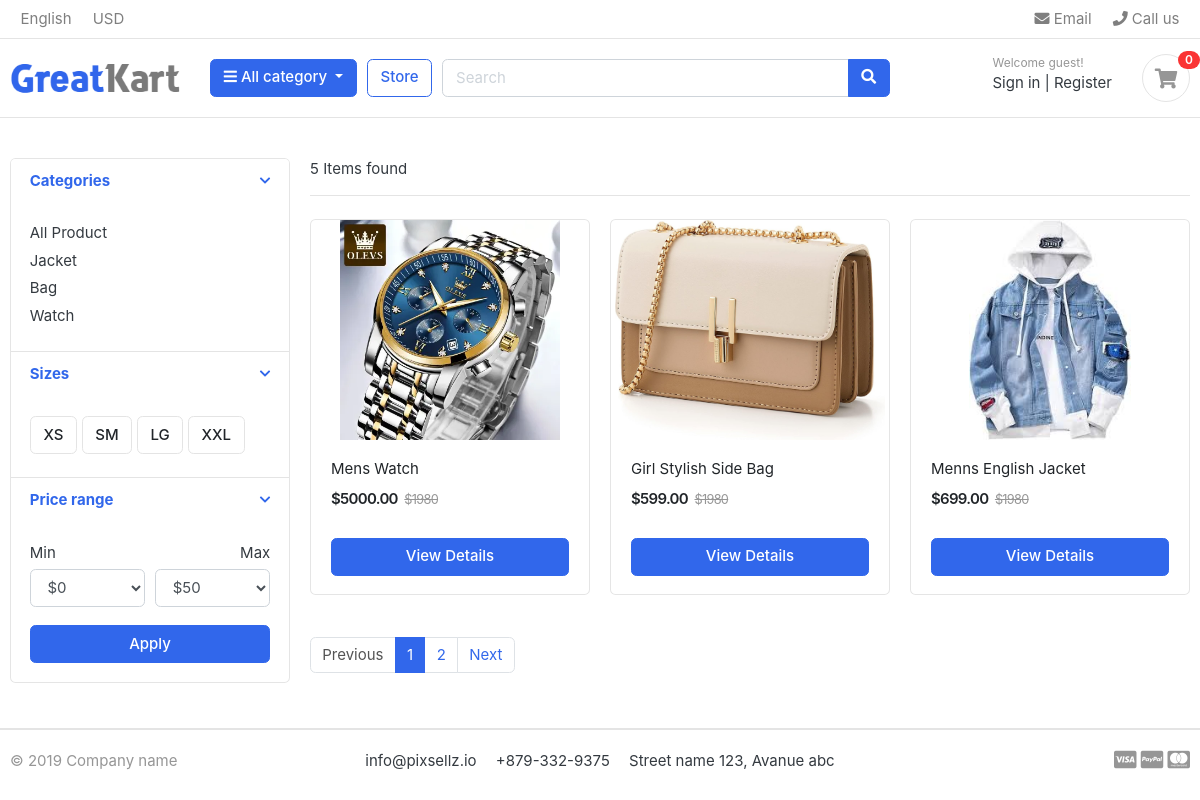
/store/, run on the app's committed database.
### product/models.py (models this page shows, shortened)
class Category(models.Model):
    name = models.CharField(max_length=100)
    slug = models.SlugField(max_length=200, unique=True)
    description = models.TextField(blank=True)
    image = models.ImageField(blank=True, upload_to='images/category/')
    created = models.DateTimeField(auto_now_add=True)
    updated = models.DateTimeField(auto_now=True)
    def get_url(self):
        return reverse('product_by_category', args=[self.slug])
    class Meta:
        verbose_name_plural = 'Categories'

class Product(models.Model):
    name = models.CharField(max_length=200)
    slug = models.SlugField(max_length=200, unique=True)
    description = models.TextField(blank=True)
    price = models.DecimalField(max_digits=10, decimal_places=2)
    image = models.ImageField(blank=True, upload_to='images/product/')
    category = models.ForeignKey(Category, on_delete=models.CASCADE)
    stock = models.IntegerField(default=0)
    available = models.BooleanField(default=True)
    created = models.DateTimeField(auto_now_add=True)
    updated = models.DateTimeField(auto_now=True)
    def get_url(self):
        return reverse('product_details', args=(self.category.slug, self.slug))

### product/views.py (the view)
# urls.py: path('store/', include('product.urls')),
def store(request, category_slug=None):
    if category_slug != None:
        products = Product.objects.filter(category__slug=category_slug).filter(
            available=True
        )
        paginator = Paginator(products, 2)
        page = request.GET.get("page")
        products_ = paginator.get_page(page)
        product_count = products.count()
    else:
        products = Product.objects.all().filter(available=True)
        paginator = Paginator(products, 3)
        page = request.GET.get("page")
        products_ = paginator.get_page(page)
        product_count = products.count()
    context = {
        "products": products_,
        "product_count": product_count,
    }
    return render(request, "product/store.html", context)

### cart/context_processors.py (called while the page is built)
def cart_count(request):
    cart_id = _cart_id(request)
    cart_count = 0
    if cart_id:
        cart = Cart.objects.get(cart_id=cart_id)
        cart_items = CartItem.objects.all().filter(cart=cart)
        cart_count = cart_items.count()
        return {'cart_count': cart_count}
    else:
        return {'cart_count': 0}

### cart/views.py (called while the page is built)
def _cart_id(request):
    cart = request.session.session_key
    print(cart)
    if not cart:
        cart = request.session.create()
    return cart

### product/context_processors.py (called while the page is built)
def category_list(request):
    categories = Category.objects.all()
    return {
        'categories': categories,
    }

### product/templates/product/store.html (shortened to what this page needs)
{% extends 'base.html' %}
{% load static %}
{% block body %}
{% include 'components/header.html' %}
<section class="section-content padding-y">
    <div class="container">
        <div class="row">
            <aside class="col-md-3">
                <div class="card">
                    <article class="filter-group">
                        <header class="card-header">
                            <a href="#" data-toggle="collapse" data-target="#collapse_1" aria-expanded="true" class="">
                                <i class="icon-control fa fa-chevron-down"></i>
                                <h6 class="title">Categories</h6>
                            </a>
                        </header>
                        <div class="filter-content collapse show" id="collapse_1" style="">
                            <div class="card-body">
                                <ul class="list-menu">
                                    <li><a href="{% url 'store' %}">All Product </a></li>
                                    {% for category in categories %}
                                    <li><a href="{{category.get_url}}">{{category.name}} </a></li>
                                    {% endfor %}
                                </ul>
                            </div>
                        </div>
                    </article>
                    <article class="filter-group">
                        <header class="card-header">
                            <a href="#" data-toggle="collapse" data-target="#collapse_4" aria-expanded="true" class="">
                                <i class="icon-control fa fa-chevron-down"></i>
                                <h6 class="title">Sizes </h6>
                            </a>
                        </header>
                        <div class="filter-content collapse show" id="collapse_4" style="">
                            <div class="card-body">
                                <label class="checkbox-btn">
                                    <span class="btn btn-light"> XS </span>
                                </label>
                                <label class="checkbox-btn">
                                    <span class="btn btn-light"> SM </span>
                                </label>
                                <label class="checkbox-btn">
                                    <span class="btn btn-light"> LG </span>
                                </label>
                                <label class="checkbox-btn">
                                    <span class="btn btn-light"> XXL </span>
                                </label>
                            </div>
                        </div>
                    </article>
                    <article class="filter-group">
                        <header class="card-header">
                            <a href="#" data-toggle="collapse" data-target="#collapse_3" aria-expanded="true" class="">
                                <i class="icon-control fa fa-chevron-down"></i>
                                <h6 class="title">Price range </h6>
                            </a>
                        </header>
                        <div class="filter-content collapse show" id="collapse_3" style="">
                            <div class="card-body">
                                <div class="form-row">
                                    <div class="form-group col-md-6">
                                        <label>Min</label>
                                        <select class="mr-2 form-control">
                                            <option value="0">$0</option>
                                        </select>
                                    </div>
                                    <div class="form-group text-right col-md-6">
                                        <label>Max</label>
                                        <select class="mr-2 form-control">
                                            <option value="50">$50</option>
                                        </select>
                                    </div>
                                </div>
                                <button class="btn btn-block btn-primary">Apply</button>
                            </div>
                        </div>
                    </article>
                </div>
            </aside>
            <main class="col-md-9">
                <header class="border-bottom mb-4 pb-3">
                    <div class="form-inline">
                        <span class="mr-md-auto">{{product_count}} Items found </span>
                    </div>
                </header>
                <div class="row">
                    {% for product in products %}
                    <div class="col-md-4">
                        <figure class="card card-product-grid">
                            <div class="img-wrap">
                                <img
                                    src="{% if product.image %}{{ product.image.url }} {% else %} {% static './no-image.png' %} {% endif %}">
                            </div>
                            <figcaption class="info-wrap">
                                <div class="fix-height">
                                    <a href="{{product.get_url}}" class="title">{{product.name}}</a>
                                    <div class="price-wrap mt-2">
                                        <span class="price">${{product.price}}</span>
                                        <del class="price-old">$1980</del>
                                    </div>
                                </div>
                                <a href="{{ product.get_url }}" class="btn btn-block btn-primary">View Details </a>
                            </figcaption>
                        </figure>
                    </div>
                    {% endfor %}
                </div>
                {% if products.has_other_pages %}
                <nav class="mt-4" aria-label="Page navigation sample">
                    <ul class="pagination">
                        {% if products.has_previous %}
                        <li class="page-item"><a class="page-link"
                                href="?page={{products.previous_page_number}}">Previous</a></li>
                        {% else %}
                        <li class="page-item disabled"><a class="page-link" href="#" tabindex="-1">Previous</a></li>
                        {% endif %}
                        {% for i in products.paginator.page_range %}
                        {% if products.number == i %}
                        <li class="page-item active"><a class="page-link" href="#">{{i}}</a></li>
                        {% else %}
                        <li class="page-item"><a class="page-link" href="?page={{i}}">{{i}}</a></li>
                        {% endif %}
                        {% endfor %}
                        {% if products.has_next %}
                        <li class="page-item"><a class="page-link" href="?page={{products.next_page_number}}">Next</a>
                        </li>
                        {% else %}
                        <li class="page-item disabled"><a class="page-link" href="#">Next</a></li>
                        {% endif %}
                    </ul>
                </nav>
                {% endif %}
            </main>
        </div>
    </div>
</section>
{% include 'components/footer.html' %}
{% endblock %}

### static/css/ui.css (style rules this page uses)
html { font-family: "Inter", sans-serif; font-size: 15px; }
.img-wrap { text-align: center; display: block; }
.img-wrap img { max-width: 100%; }
.price-wrap { letter-spacing: -0.7px; }
.padding-y { padding-top: 40px; padding-bottom: 40px; }
figure { margin-bottom: 0; }
article:after, .form-group:after { display: block; clear: both; content: ""; }
.btn-light { background-color: #fff; border-color: #e4e4e4; }
[class*=list-] li:after { visibility: hidden; display: block; content: ""; overflow: hidden; height: 0; clear: both; }
.list-menu { list-style: none; margin: 0; padding-left: 0; }
.list-menu li { margin-bottom: 5px; }
.list-menu a { color: #343a40; }
[class*=card-product] a.title { color: #212529; display: block; }
[class*=card-product] .img-wrap { overflow: hidden; position: relative; }
[class*=card-product] .img-wrap img { height: 100%; max-width: 100%; width: auto; display: inline-block; -o-object-fit: cover; object-fit: cover; }
.card-product-grid { margin-bottom: 20px; }
.card-product-grid .img-wrap { border-radius: 0.2rem 0.2rem 0 0; height: 220px; }
.card-product-grid .info-wrap { overflow: hidden; padding: 18px 20px; }
.card-product-grid .fix-height { height: 80px; overflow: hidden; }
.card .img-wrap { overflow: hidden; }
.price { font-weight: 600; color: #212529; }
.price-old { color: #969696; margin-left: 3px; font-size: 85%; }
.icon-control { margin-top: 5px; float: right; font-size: 80%; }
.card-header .title { margin-bottom: 0; line-height: 1.5; }
.filter-group { border-bottom: 1px solid #e4e4e4; }
.filter-group .card-header { border-bottom: 0; }
.filter-group:last-child { border-bottom: 0; }
.checkbox-btn { position: relative; }

### data on the page
Category: name "Jacket"
Category: name "Bag"
Category: name "Watch"
Product: image (picture), name "Mens Watch", price "5000.00"
Product: image (picture), name "Girl Stylish Side Bag", price "599.00"
Product: image (picture), name "Menns English Jacket", price "699.00"

### other printed values
{{ cart_count }} "0"
{{ product_count }} "5"
{{ i }} "1"
{{ i }} "2"
